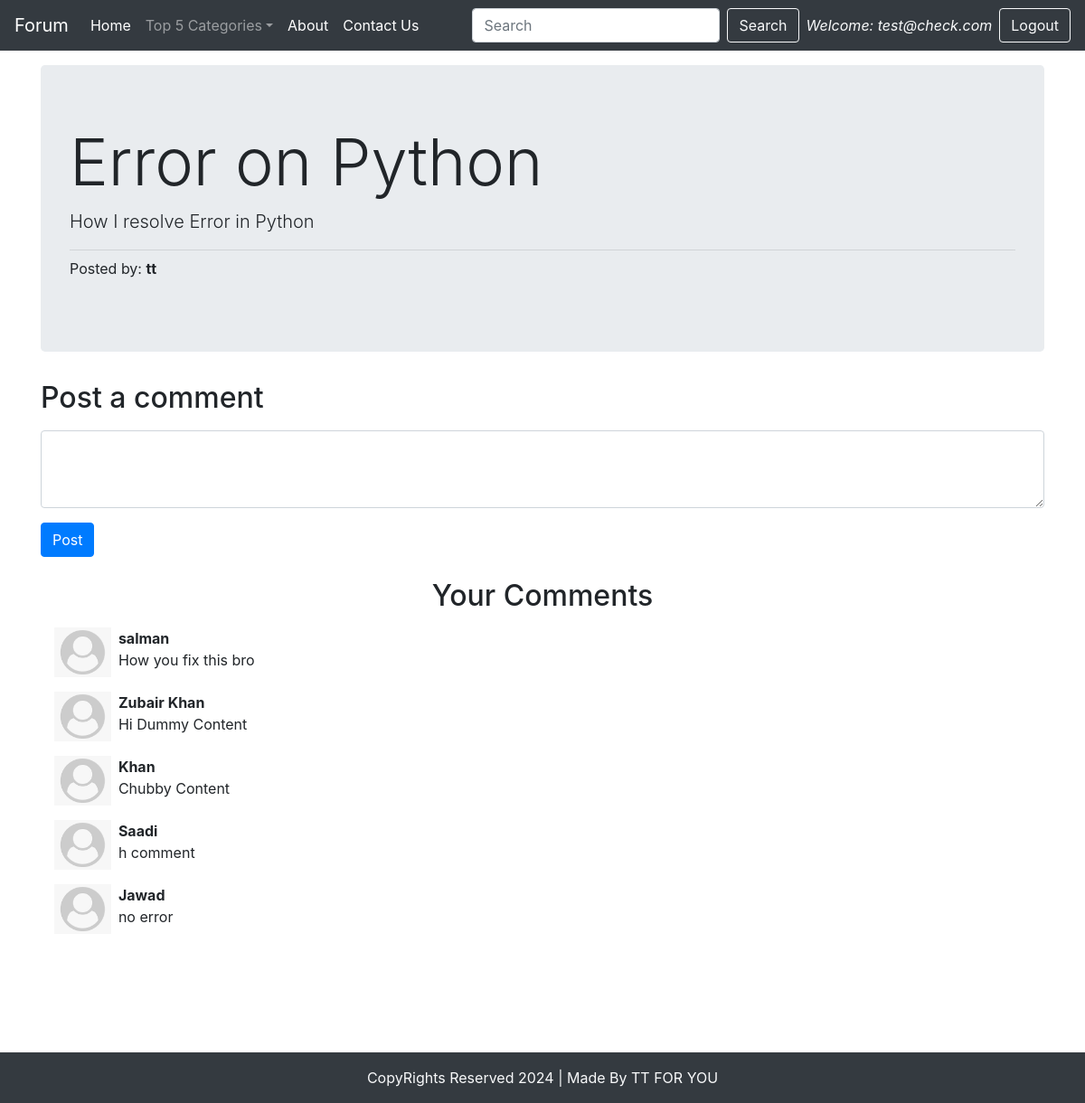
The page /threads.php?threadid=1 (signed in) on the database its author committed.
### tables this page shows
CREATE TABLE `threads` (
  `thread_id` int(11) NOT NULL,
  `thread_title` text NOT NULL,
  `thread_desc` text NOT NULL,
  `thread_cat_id` int(11) NOT NULL,
  `thread_user_id` int(11) NOT NULL,
  `Date` datetime NOT NULL DEFAULT current_timestamp()
);

CREATE TABLE `users` (
  `srn` int(11) NOT NULL,
  `Name` varchar(15) NOT NULL,
  `Email` text NOT NULL,
  `Password` text NOT NULL,
  `Date` datetime NOT NULL DEFAULT current_timestamp()
);

CREATE TABLE `comments` (
  `comment_id` int(11) NOT NULL,
  `comment_content` text NOT NULL,
  `thread_id` int(11) NOT NULL,
  `comment_by` int(11) NOT NULL,
  `Date` datetime NOT NULL DEFAULT current_timestamp()
);

### threads.php (the view, shortened to what this page needs)
<?php require "assets/dbconnect.php";
$id = $_GET['threadid'];
$sql = "SELECT * FROM `threads` WHERE thread_id = '$id'";
            $result = mysqli_query($con,$sql);
            while ($row = mysqli_fetch_assoc($result)) {
                $id = $row['thread_id'];
                $title = $row['thread_title'];
                $desc = $row['thread_desc'];
                $thuser_id = $row['thread_user_id'];
                $sql2 = "SELECT Name FROM `users` WHERE srn = '$thuser_id'";
                $result2 = mysqli_query($con,$sql2);
                $row2 = mysqli_fetch_assoc($result2);
                $postedby = $row2['Name'];
            }
?>
<!doctype html>
<html lang="en">
<head>
    <link rel="stylesheet" href="https://stackpath.bootstrapcdn.com/bootstrap/4.3.1/css/bootstrap.min.css"
>
</head>
<body>
    <?php include "assets/header.php";
    ?>
    <div class="container my-3">
        <div class="jumbotron">
            <h1 class="display-3"><?php echo $title ; ?></h1>
            <p class="lead"><?php echo $desc; ?></p>
            <hr class="my-2">
            <p>Posted by: <b><?php echo $postedby;  ?></b></p>
        </div>
    </div>
    <div class="container my-3">
        <h2 class="my-3">Post a comment</h2>
        <?php
        if (isset($_SESSION['loggedin'])&& $_SESSION['loggedin']==true) {
       echo '<form action=" '.$_SERVER["REQUEST_URI"].'" method="post">
            <div class="form-group">
               <textarea name="comment" rows="3" class="form-control"></textarea>
               <input type="hidden" name="srn" value="'.$_SESSION["srn"].'">
            </div>
            <button type="submit" class="btn btn-primary">Post</button>
        </form>';
        }else{
            echo ' <div class="jumbotron">
            <h1 class="display-4">You are not able to Post a Comment</h1>
            <p class="lead">If you want to Post a Comment...Login First</p>
            <hr class="my-2">
        </div>';
        }
        ?>
    </div>
    <div class="container my-4" id="footer">
        <h2 class="text-center">Your Comments</h2>
        <div class="container my-3">
 <?php
        $sql = "SELECT * FROM `comments` WHERE thread_id = '$id' ";
        $result = mysqli_query($con,$sql);
        $noresult = true;
            while ($row = mysqli_fetch_assoc($result)) {
                $noresult = false;
                $comment = $row['comment_content'];
                $postedby = $row['comment_by'];
                $sql2 = "SELECT Name FROM `users` WHERE srn = '$postedby'";
                $result2 = mysqli_query($con,$sql2);
                $row2 = mysqli_fetch_assoc($result2);
                echo '<div class="media my-3">
                <a class="d-flex" href="#">
                    <img src="img/user.png" height="55px" alt="">
                </a>
               <div class="media-body my-0 ml-2">
                <p class="font-weight-bold my-0">'.$row2['Name'].'</p>
                    '.$comment.'
                </div>
            </div>';
            }if ($noresult) {
                echo ' <div class="jumbotron my-3">
                <h1 class="display-3">No Comments Found</h1>
                <p class="lead">Be the first person Post a comment</p>
                <hr class="my-2">
            </div>';
            }
?>
        </div>
    </div>
    <?php include "assets/footer.php";?>
</body>
</html>

### threads.php (style rules this page uses)
#footer { min-height: 500px; }

### rows shown on the page
threads: thread_title "Error on Python", thread_desc "How I resolve Error in Python"
users: Name "tt"
comments: users.Name "salman", comment_content "How you fix this bro"
comments: users.Name "Zubair Khan", comment_content "Hi Dummy Content"
comments: users.Name "Khan", comment_content "Chubby Content"
comments: users.Name "Saadi", comment_content "h comment"
comments: users.Name "Jawad", comment_content "no error"

### other values the page prints
$_SESSION['email'] "test@check.com"
